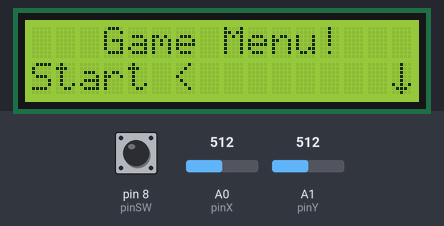
Bench run of a sketch on a simulated Arduino Uno, built with avr-gcc and run on an emulated ATmega328P. On the bench: 16×2 character LCD. Inputs (shaded band) come from the test bench; at power-on: pin 8 (pinSW) HIGH, A1 (pinY) = 512, A0 (pinX) = 512.

Above: at 1.2 s.
1.3 s: pin 8 (pinSW) pulled LOW for 0.15 s
At 2.7 s:
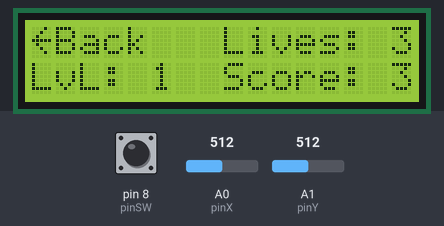
4.4 s: pin 8 (pinSW) pulled LOW for 1 s
At 5.1 s:
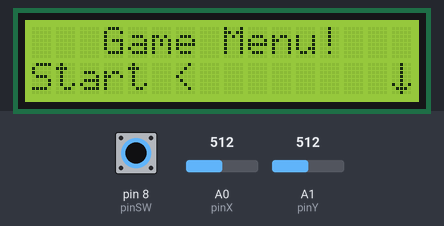
6.9 s: A1 (pinY) set to 585
8.4 s: A1 (pinY) set to 615
At 9.3 s:
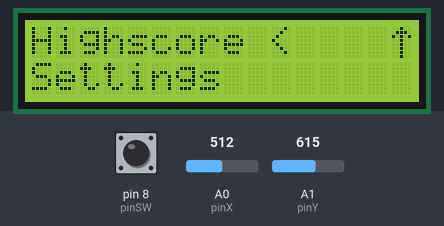
9.9 s: pin 8 (pinSW) pulled LOW for 0.15 s
At 10.4 s:
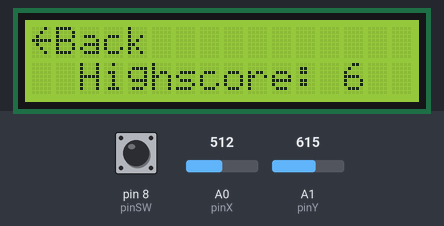
11.5 s: pin 8 (pinSW) pulled LOW for 3.2 s
At 12.9 s:
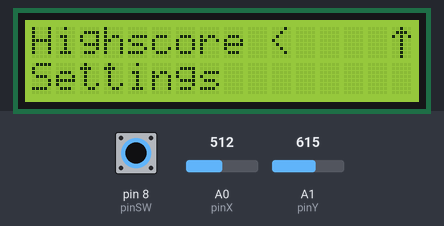
Timing chart, 0 to 14.5 s (numbered marks = the images above; inputs shaded):
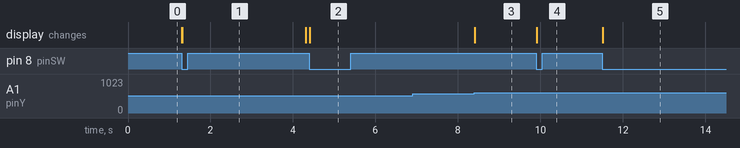

The sketch:

GameMenu.ino
```cpp
#include <LiquidCrystal.h>

#define UP_ARROW   byte(0)
#define DOWN_ARROW byte(1)
#define BACK_ARROW byte(2)
#define BLANK      (char) 254

#define MAIN_MENU 0
#define START_MENU 1
#define SETTINGS_MENU 2
#define HIGHSCORE_MENU 3
#define START_MENU_END 4

#define UPPER_MAIN_MENU 0
#define LOWER_MAIN_MENU 1

#define ITEM_START 0
#define ITEM_HIGHSCORE 1
#define ITEM_SETTINGS 2

byte downArrow[] = {
  B00100,
  B00100,
  B00100,
  B00100,
  B00100,
  B10101,
  B01110,
  B00100
};

byte upArrow[] = {
  B00100,
  B01110,
  B10101,
  B00100,
  B00100,
  B00100,
  B00100,
  B00100
};

byte backArrow[] = {
  B00010,
  B00100,
  B01000,
  B11111,
  B01000,
  B00100,
  B00010,
  B00000
};

// joystick pins
const int pinX = A0;
const int pinY = A1;
const int pinSW = 8;

 // joystick values
int xValue = 0;
int yValue = 0;
int xPressed = 0;
int yPressed = 0;
int currentSWValue = 0;
int previousSWValue = 0;

long previousMillis = 0;
long previousMillisSettings = 0;
long previousMillisFinishGame = 0;

// LCD pins
const int RS = 12;
const int enable = 11;
const int d4 = 5;
const int d5 = 4;
const int d6 = 3;
const int d7 = 2;

// start menu variables
byte blink = 0;
long delay3Sec = 3000;
long delay05Sec = 500;
long delay10Sec = 10000;
int startingLevelValue = 1;
int currentLevel = 1;
int currentScore = 0;
int highScore = 0;

// highscore menu variables
int highscore = 0;

LiquidCrystal lcd(RS, enable, d4, d5, d6, d7);

int mainMenuSelectedValue = ITEM_START;
int menuState = MAIN_MENU;
int mainMenuState = UPPER_MAIN_MENU;

void drawUpperMainMenu() {
  // title
  lcd.setCursor(3, 0);
  lcd.print("Game Menu!");

  // items
  lcd.setCursor(0, 1);
  lcd.print("Start");
  if (mainMenuSelectedValue == ITEM_START)
    lcd.print(" <");

  // scroll arrow
  lcd.setCursor(15, 1);

  lcd.write(DOWN_ARROW);
}

void drawLowerMainMenu() {
  // items
  lcd.setCursor(0, 0);
  lcd.print("Highscore");
  if (mainMenuSelectedValue == ITEM_HIGHSCORE) {
    lcd.print(" <");
  }

  lcd.setCursor(0, 1);
  lcd.print("Settings");
  if (mainMenuSelectedValue == ITEM_SETTINGS) {
    lcd.print(" <");
  }

  // scroll arrow
  lcd.setCursor(15, 0);
  lcd.write(UP_ARROW);
}

void drawStartMenu() {

  if (previousMillis + delay3Sec < millis()) {
    previousMillis = millis();
    currentLevel++;
    currentScore = currentLevel * 3;
    if (highScore < currentScore)
     highScore = currentScore;
  }

  if (previousMillisFinishGame + delay10Sec < millis()) {
    previousMillisFinishGame = millis();
    lcd.clear();
    menuState = START_MENU_END;

  } else {
    lcd.setCursor(0, 0);
    lcd.write(BACK_ARROW);
    lcd.print("Back");

    lcd.setCursor(8, 0);
    lcd.print("Lives: 3");

    lcd.setCursor(0, 1);
    lcd.print("LvL: ");
    if (currentLevel > 9)
      lcd.setCursor(4, 1);
    lcd.print(currentLevel);

    lcd.setCursor(8, 1);
    lcd.print("Score: ");
    if (currentLevel * 3 > 9)
      lcd.setCursor(14, 1);
    lcd.print(currentLevel * 3);

    if (currentSWValue == 1 && previousSWValue != currentSWValue) {
     lcd.clear();
     menuState = MAIN_MENU;
    }

    previousSWValue = currentSWValue;
  }
}

void drawStartMenuEnd() {
  lcd.setCursor(0, 0);
  lcd.print("Congratulations!");

  lcd.setCursor(5, 1);
  lcd.write(BACK_ARROW);
  lcd.print("Back");

  if (currentSWValue == 1 && previousSWValue != currentSWValue) {
    lcd.clear();
    menuState = MAIN_MENU;
  }
  previousSWValue = currentSWValue;
}

void drawHighscoreMenu() {
  lcd.setCursor(0, 0);
  lcd.write(BACK_ARROW);
  lcd.print("Back");

  lcd.setCursor(2, 1);
  lcd.print("Highscore: ");
  if (highScore > 9)
    lcd.setCursor(13, 1);
  lcd.print(highScore);

  if (currentSWValue == 1 && previousSWValue != currentSWValue) {
    lcd.clear();
    menuState = MAIN_MENU;
  }
  previousSWValue = currentSWValue;
}

void drawSettingsMenu() {
  lcd.setCursor(0, 0);
  lcd.write(BACK_ARROW);
  lcd.print("Back");

  lcd.setCursor(1, 1);
  lcd.print("Start level: ");

  if (startingLevelValue > 9)
    lcd.setCursor(13, 1);

  if (previousMillisSettings + delay05Sec < millis()) {
    previousMillisSettings = millis();
    blink = !blink;
  }

  if (blink) {
   if (startingLevelValue > 9)
    lcd.print(BLANK);
   lcd.print(BLANK);
  } else {
   lcd.print(startingLevelValue);
  }

  if (currentSWValue == 1 && previousSWValue != currentSWValue) {
    lcd.clear();
    menuState = MAIN_MENU;
  }
  previousSWValue = currentSWValue;

  if (yValue > 600 && !yPressed) {
    yPressed = 1;
    if (--startingLevelValue < 0)
      startingLevelValue = 50;

  } else if (yValue < 400 && !yPressed) {
    yPressed = 1;
    if (++startingLevelValue > 50)
     startingLevelValue = 0;

  } else if (yValue >= 400 && yValue <= 600) {
    yPressed = 0;
  }
}

void setup() {

pinMode(pinSW, INPUT_PULLUP);

//lcd.home();
lcd.begin(16, 2);
lcd.createChar(UP_ARROW, upArrow);
lcd.home();
lcd.createChar(DOWN_ARROW, downArrow);
lcd.home();
lcd.createChar(BACK_ARROW, backArrow);

Serial.begin(9600);
}

void loop() {

xValue = analogRead(pinX);
yValue = analogRead(pinY);
currentSWValue = !digitalRead(pinSW);

if (menuState == MAIN_MENU) {
  if (mainMenuState == UPPER_MAIN_MENU) {
    drawUpperMainMenu();

    if (yValue > 600 && !yPressed) {
      yPressed = 1;
      lcd.clear();
      mainMenuState = LOWER_MAIN_MENU;
      mainMenuSelectedValue = ITEM_HIGHSCORE;
    } else {
      yPressed = 0;
    }

  } else {
    drawLowerMainMenu();

    if (yValue < 400 && !yPressed) {
      yPressed = 1;

      if (mainMenuSelectedValue == ITEM_HIGHSCORE) {
        lcd.clear();
        mainMenuState = UPPER_MAIN_MENU;
        mainMenuSelectedValue = ITEM_START;
      } else if (mainMenuSelectedValue = ITEM_SETTINGS) {
        lcd.setCursor(9, 1);
        lcd.print((char)254);
        mainMenuSelectedValue = ITEM_HIGHSCORE;
      }
    }
    else if (yValue > 600 && !yPressed) {
      yPressed = 1;

      lcd.setCursor(10, 0);
      lcd.print(BLANK);
      mainMenuSelectedValue = ITEM_SETTINGS;
    } else if (yValue >= 400 && yValue <= 600) {
      yPressed = 0;
    }
  }

  if(mainMenuSelectedValue == ITEM_START && currentSWValue == 1 && previousSWValue != currentSWValue) {
    menuState = START_MENU;
    previousMillis = millis();
    previousMillisFinishGame = millis();
    currentLevel = startingLevelValue;
    lcd.clear();
  } else if (mainMenuSelectedValue == ITEM_HIGHSCORE && currentSWValue == 1 && previousSWValue != currentSWValue) {
    menuState = HIGHSCORE_MENU;
    previousMillisSettings = millis();
    lcd.clear();
  } else if (mainMenuSelectedValue == ITEM_SETTINGS && currentSWValue == 1 && previousSWValue != currentSWValue) {
    menuState = SETTINGS_MENU;
    previousMillisSettings = millis();
    lcd.clear();
  }
  previousSWValue = currentSWValue;

 } else if (menuState == START_MENU) {
  drawStartMenu();
 } else if (menuState == HIGHSCORE_MENU) {
  drawHighscoreMenu();
 } else if (menuState == SETTINGS_MENU) {
  drawSettingsMenu();
 } else if (menuState == START_MENU_END) {
  drawStartMenuEnd();
 }
}
```

Measured:
- the behaviour switches between 600 and 601 on A1 (pinY) (found by bisection; images 2 and 3)
- after the input at 1.3 s, the display: first changes at once (image 1 shows a later state)
- after the input at 4.4 s, the display: changes at once (image 2)
- after the input at 6.9 s, every drawn part: stays the same
- after the input at 8.4 s, the display: first changes at once (image 3 shows a later state)
- after the input at 9.9 s, the display: first changes at once (image 4 shows a later state)
- after the input at 11.5 s, the display: first changes at once (image 5 shows a later state)
